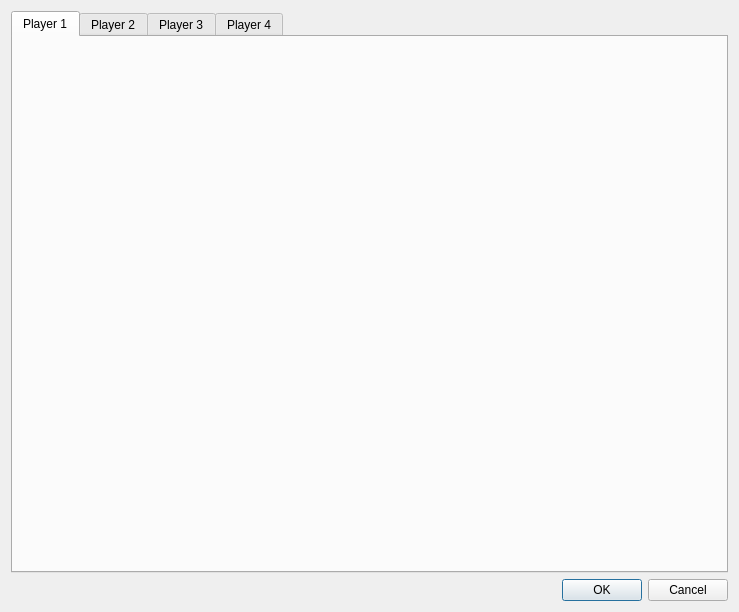
<?xml version="1.0" encoding="UTF-8"?>
<ui version="4.0">
 <class>MainDialog</class>
 <widget class="QDialog" name="MainDialog">
  <property name="geometry">
   <rect>
    <x>0</x>
    <y>0</y>
    <width>739</width>
    <height>612</height>
   </rect>
  </property>
  <property name="windowTitle">
   <string>Rosalie's Mupen GUI - Input Plugin</string>
  </property>
  <layout class="QVBoxLayout" name="verticalLayout">
   <item>
    <widget class="QTabWidget" name="tabWidget">
     <property name="currentIndex">
      <number>0</number>
     </property>
     <widget class="QWidget" name="player1Tab">
      <attribute name="title">
       <string>Player 1</string>
      </attribute>
      <layout class="QVBoxLayout" name="verticalLayout_2"/>
     </widget>
     <widget class="QWidget" name="player2Tab">
      <attribute name="title">
       <string>Player 2</string>
      </attribute>
      <layout class="QVBoxLayout" name="verticalLayout_3"/>
     </widget>
     <widget class="QWidget" name="player3Tab">
      <attribute name="title">
       <string>Player 3</string>
      </attribute>
      <layout class="QVBoxLayout" name="verticalLayout_4"/>
     </widget>
     <widget class="QWidget" name="player4Tab">
      <attribute name="title">
       <string>Player 4</string>
      </attribute>
      <layout class="QVBoxLayout" name="verticalLayout_5"/>
     </widget>
    </widget>
   </item>
   <item>
    <widget class="QDialogButtonBox" name="buttonBox">
     <property name="orientation">
      <enum>Qt::Horizontal</enum>
     </property>
     <property name="standardButtons">
      <set>QDialogButtonBox::Cancel|QDialogButtonBox::Ok</set>
     </property>
    </widget>
   </item>
  </layout>
 </widget>
 <resources/>
 <connections>
  <connection>
   <sender>buttonBox</sender>
   <signal>accepted()</signal>
   <receiver>MainDialog</receiver>
   <slot>accept()</slot>
   <hints>
    <hint type="sourcelabel">
     <x>248</x>
     <y>254</y>
    </hint>
    <hint type="destinationlabel">
     <x>157</x>
     <y>274</y>
    </hint>
   </hints>
  </connection>
  <connection>
   <sender>buttonBox</sender>
   <signal>rejected()</signal>
   <receiver>MainDialog</receiver>
   <slot>reject()</slot>
   <hints>
    <hint type="sourcelabel">
     <x>316</x>
     <y>260</y>
    </hint>
    <hint type="destinationlabel">
     <x>286</x>
     <y>274</y>
    </hint>
   </hints>
  </connection>
 </connections>
</ui>
